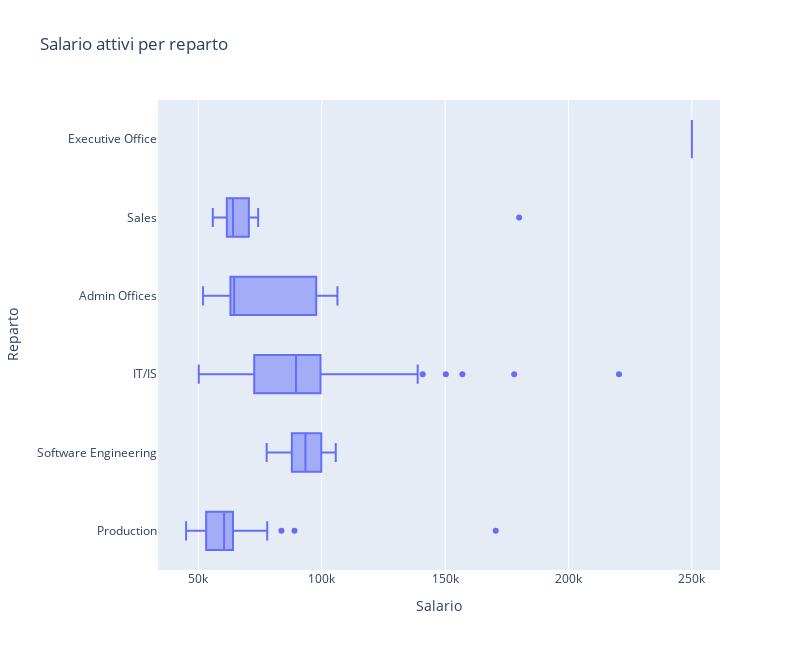

This figure's notebook cell:
### Code cell
fig = px.box(df_active, y="Department", x="Salary",height = 650, width = 800, title = 'Salario attivi per reparto', labels = {'Department': 'Reparto', 'Salary': 'Salario'} )
fig.show()

### Figure 1 — Plotly figure (JSON) as saved in the notebook; plotly's stock layout.template omitted (floating-point values rounded to 4 significant figures; data arrays with more than 128 entries replaced by an {"elided": "..."} marker saying what was removed)
{"data": [{"alignmentgroup": "True", "hovertemplate": "Salario=%{x}<br>Reparto=%{y}<extra></extra>", "legendgroup": "", "marker": {"color": "#636efa"}, "name": "", "notched": false, "offsetgroup": "", "orientation": "h", "showlegend": false, "type": "box", "x": {"elided": "207 int values"}, "x0": " ", "xaxis": "x", "y": {"elided": "207 str values"}, "y0": " ", "yaxis": "y"}], "layout": {"boxmode": "group", "height": 650, "legend": {"tracegroupgap": 0}, "title": {"text": "Salario attivi per reparto"}, "width": 800, "xaxis": {"anchor": "y", "domain": [0, 1], "title": {"text": "Salario"}}, "yaxis": {"anchor": "x", "domain": [0, 1], "title": {"text": "Reparto"}}}}
